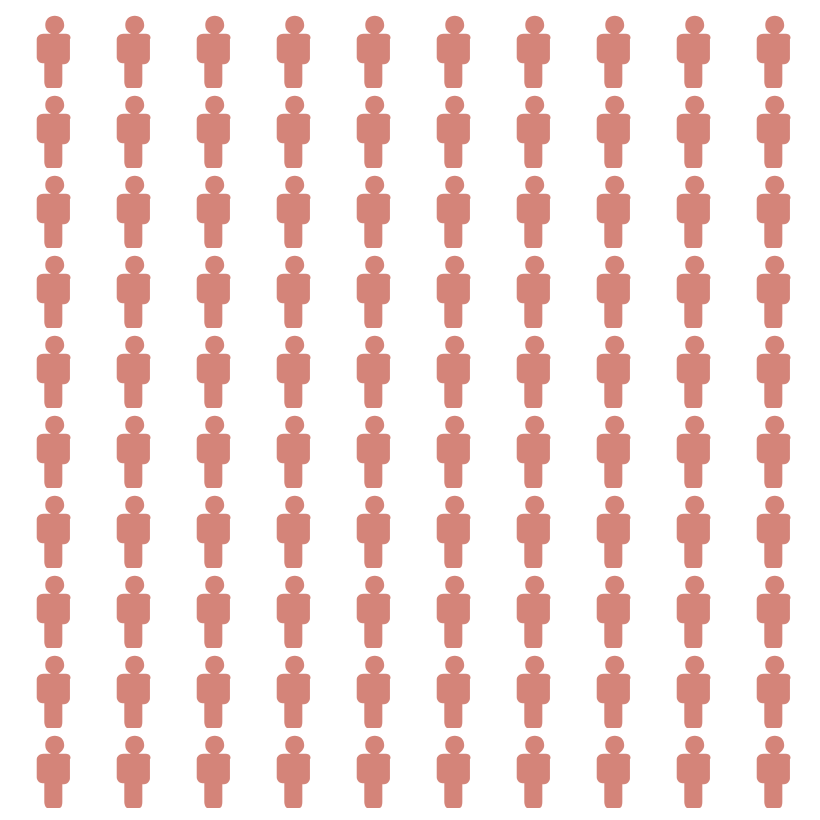

Vega-Lite specification stored for this chart:
### Vega specification from a JSON file in a GitHub repository (floating-point values rounded to 4 significant figures)
{"$schema": "https://vega.github.io/schema/vega/v5.json", "autosize": "pad", "padding": 5, "width": 400, "height": 400, "style": "cell", "data": [{"name": "highlight_store"}, {"name": "source_0", "values": [{"id": 1}, {"id": 2}, {"id": 3}, {"id": 4}, {"id": 5}, {"id": 6}, {"id": 7}, {"id": 8}, {"id": 9}, {"id": 10}, {"id": 11}, {"id": 12}, {"id": 13}, {"id": 14}, {"id": 15}, {"id": 16}, {"id": 17}, {"id": 18}, {"id": 19}, {"id": 20}, {"id": 21}, {"id": 22}, {"id": 23}, {"id": 24}, {"id": 25}, {"id": 26}, {"id": 27}, {"id": 28}, {"id": 29}, {"id": 30}, {"id": 31}, {"id": 32}, {"id": 33}, {"id": 34}, {"id": 35}, {"id": 36}, {"id": 37}, {"id": 38}, {"id": 39}, {"id": 40}, {"id": 41}, {"id": 42}, {"id": 43}, {"id": 44}, {"id": 45}, {"id": 46}, {"id": 47}, {"id": 48}, {"id": 49}, {"id": 50}, {"id": 51}, {"id": 52}, {"id": 53}, {"id": 54}, {"id": 55}, {"id": 56}, {"id": 57}, {"id": 58}, {"id": 59}, {"id": 60}, {"id": 61}, {"id": 62}, {"id": 63}, {"id": 64}, {"id": 65}, {"id": 66}, {"id": 67}, {"id": 68}, {"id": 69}, {"id": 70}, {"id": 71}, {"id": 72}, {"id": 73}, {"id": 74}, {"id": 75}, {"id": 76}, {"id": 77}, {"id": 78}, {"id": 79}, {"id": 80}, {"id": 81}, {"id": 82}, {"id": 83}, {"id": 84}, {"id": 85}, {"id": 86}, {"id": 87}, {"id": 88}, {"id": 89}, {"id": 90}, {"id": 91}, {"id": 92}, {"id": 93}, {"id": 94}, {"id": 95}, {"id": 96}, {"id": 97}, {"id": 98}, {"id": 99}, {"id": 100}]}, {"name": "data_0", "source": "source_0", "transform": [{"type": "formula", "expr": "ceil (datum.id/10)", "as": "col"}, {"type": "formula", "expr": "datum.id - datum.col*10", "as": "row"}]}], "signals": [{"name": "unit", "value": {}, "on": [{"events": "mousemove", "update": "isTuple(group()) ? group() : unit"}]}, {"name": "highlight", "update": "vlSelectionResolve(\"highlight_store\")"}, {"name": "highlight_x", "value": [], "on": [{"events": {"source": "scope", "type": "mousedown", "filter": ["!event.item || event.item.mark.name !== \"highlight_brush\""]}, "update": "[x(unit), x(unit)]"}, {"events": {"source": "window", "type": "mousemove", "consume": true, "between": [{"source": "scope", "type": "mousedown", "filter": ["!event.item || event.item.mark.name !== \"highlight_brush\""]}, {"source": "window", "type": "mouseup"}]}, "update": "[highlight_x[0], clamp(x(unit), 0, width)]"}, {"events": {"signal": "highlight_scale_trigger"}, "update": "[0, 0]"}, {"events": {"signal": "highlight_translate_delta"}, "update": "clampRange(panLinear(highlight_translate_anchor.extent_x, highlight_translate_delta.x / span(highlight_translate_anchor.extent_x)), 0, width)"}, {"events": {"signal": "highlight_zoom_delta"}, "update": "clampRange(zoomLinear(highlight_x, highlight_zoom_anchor.x, highlight_zoom_delta), 0, width)"}, {"events": [{"source": "scope", "type": "dblclick"}], "update": "[0, 0]"}]}, {"name": "highlight_col", "on": [{"events": {"signal": "highlight_x"}, "update": "highlight_x[0] === highlight_x[1] ? null : invert(\"x\", highlight_x)"}]}, {"name": "highlight_y", "value": [], "on": [{"events": {"source": "scope", "type": "mousedown", "filter": ["!event.item || event.item.mark.name !== \"highlight_brush\""]}, "update": "[y(unit), y(unit)]"}, {"events": {"source": "window", "type": "mousemove", "consume": true, "between": [{"source": "scope", "type": "mousedown", "filter": ["!event.item || event.item.mark.name !== \"highlight_brush\""]}, {"source": "window", "type": "mouseup"}]}, "update": "[highlight_y[0], clamp(y(unit), 0, height)]"}, {"events": {"signal": "highlight_scale_trigger"}, "update": "[0, 0]"}, {"events": {"signal": "highlight_translate_delta"}, "update": "clampRange(panLinear(highlight_translate_anchor.extent_y, highlight_translate_delta.y / span(highlight_translate_anchor.extent_y)), 0, height)"}, {"events": {"signal": "highlight_zoom_delta"}, "update": "clampRange(zoomLinear(highlight_y, highlight_zoom_anchor.y, highlight_zoom_delta), 0, height)"}, {"events": [{"source": "scope", "type": "dblclick"}], "update": "[0, 0]"}]}, {"name": "highlight_row", "on": [{"events": {"signal": "highlight_y"}, "update": "highlight_y[0] === highlight_y[1] ? null : invert(\"y\", highlight_y)"}]}, {"name": "highlight_scale_trigger", "value": {}, "on": [{"events": [{"scale": "x"}, {"scale": "y"}], "update": "(!isArray(highlight_col) || (invert(\"x\", highlight_x)[0] === highlight_col[0] && invert(\"x\", highlight_x)[1] === highlight_col[1])) && (!isArray(highlight_row) || (invert(\"y\", highlight_y)[0] === highlight_row[0] && invert(\"y\", highlight_y)[1] === highlight_row[1])) ? highlight_scale_trigger : {}"}]}, {"name": "highlight_tuple", "on": [{"events": [{"signal": "highlight_col || highlight_row"}], "update": "highlight_col && highlight_row ? {unit: \"\", fields: highlight_tuple_fields, values: [highlight_col,highlight_row]} : null"}]}, {"name": "highlight_tuple_fields", "value": [{"field": "col", "channel": "x", "type": "E"}, {"field": "row", "channel": "y", "type": "E"}]}, {"name": "highlight_translate_anchor", "value": {}, "on": [{"events": [{"source": "scope", "type": "mousedown", "markname": "highlight_brush"}], "update": "{x: x(unit), y: y(unit), extent_x: slice(highlight_x), extent_y: slice(highlight_y)}"}]}, {"name": "highlight_translate_delta", "value": {}, "on": [{"events": [{"source": "window", "type": "mousemove", "consume": true, "between": [{"source": "scope", "type": "mousedown", "markname": "highlight_brush"}, {"source": "window", "type": "mouseup"}]}], "update": "{x: highlight_translate_anchor.x - x(unit), y: highlight_translate_anchor.y - y(unit)}"}]}, {"name": "highlight_zoom_anchor", "on": [{"events": [{"source": "scope", "type": "wheel", "consume": true, "markname": "highlight_brush"}], "update": "{x: x(unit), y: y(unit)}"}]}, {"name": "highlight_zoom_delta", "on": [{"events": [{"source": "scope", "type": "wheel", "consume": true, "markname": "highlight_brush"}], "force": true, "update": "pow(1.001, event.deltaY * pow(16, event.deltaMode))"}]}, {"name": "highlight_modify", "update": "modify(\"highlight_store\", highlight_tuple, true)"}], "marks": [{"name": "highlight_brush_bg", "type": "rect", "clip": true, "encode": {"enter": {"fill": {"value": "#333"}, "fillOpacity": {"value": 0.125}}, "update": {"x": [{"test": "data(\"highlight_store\").length && data(\"highlight_store\")[0].unit === \"\"", "signal": "highlight_x[0]"}, {"value": 0}], "y": [{"test": "data(\"highlight_store\").length && data(\"highlight_store\")[0].unit === \"\"", "signal": "highlight_y[0]"}, {"value": 0}], "x2": [{"test": "data(\"highlight_store\").length && data(\"highlight_store\")[0].unit === \"\"", "signal": "highlight_x[1]"}, {"value": 0}], "y2": [{"test": "data(\"highlight_store\").length && data(\"highlight_store\")[0].unit === \"\"", "signal": "highlight_y[1]"}, {"value": 0}]}}}, {"name": "marks", "type": "symbol", "style": ["point"], "from": {"data": "data_0"}, "encode": {"update": {"opacity": {"value": 0.7}, "fill": [{"test": "!(length(data(\"highlight_store\"))) || (vlSelectionTest(\"highlight_store\", datum))", "value": "rgb(194,81,64)"}, {"value": "rgb(167,165,156)"}], "tooltip": {"signal": "{\"col\": ''+datum[\"col\"], \"row\": ''+datum[\"row\"]}"}, "x": {"scale": "x", "field": "col"}, "y": {"scale": "y", "field": "row"}, "size": {"value": 90}, "shape": {"value": "M1.7 -1.7h-0.8c0.3 -0.2 0.6 -0.5 0.6 -0.9c0 -0.6 -0.4 -1 -1 -1c-0.6 0 -1 0.4 -1 1c0 0.4 0.2 0.7 0.6 0.9h-0.8c-0.4 0 -0.7 0.3 -0.7 0.6v1.9c0 0.3 0.3 0.6 0.6 0.6h0.2c0 0 0 0.1 0 0.1v1.9c0 0.3 0.2 0.6 0.3 0.6h1.3c0.2 0 0.3 -0.3 0.3 -0.6v-1.8c0 0 0 -0.1 0 -0.1h0.2c0.3 0 0.6 -0.3 0.6 -0.6v-2c0.2 -0.3 -0.1 -0.6 -0.4 -0.6z"}}}}, {"name": "highlight_brush", "type": "rect", "clip": true, "encode": {"enter": {"fill": {"value": "transparent"}}, "update": {"x": [{"test": "data(\"highlight_store\").length && data(\"highlight_store\")[0].unit === \"\"", "signal": "highlight_x[0]"}, {"value": 0}], "y": [{"test": "data(\"highlight_store\").length && data(\"highlight_store\")[0].unit === \"\"", "signal": "highlight_y[0]"}, {"value": 0}], "x2": [{"test": "data(\"highlight_store\").length && data(\"highlight_store\")[0].unit === \"\"", "signal": "highlight_x[1]"}, {"value": 0}], "y2": [{"test": "data(\"highlight_store\").length && data(\"highlight_store\")[0].unit === \"\"", "signal": "highlight_y[1]"}, {"value": 0}], "stroke": [{"test": "highlight_x[0] !== highlight_x[1] && highlight_y[0] !== highlight_y[1]", "value": "white"}, {"value": null}]}}}], "scales": [{"name": "x", "type": "point", "domain": {"data": "data_0", "field": "col", "sort": true}, "range": [0, {"signal": "width"}], "padding": 0.5}, {"name": "y", "type": "point", "domain": {"data": "data_0", "field": "row", "sort": true}, "range": [0, {"signal": "height"}], "padding": 0.5}], "config": {"style": {"cell": {"stroke": ""}}}}
